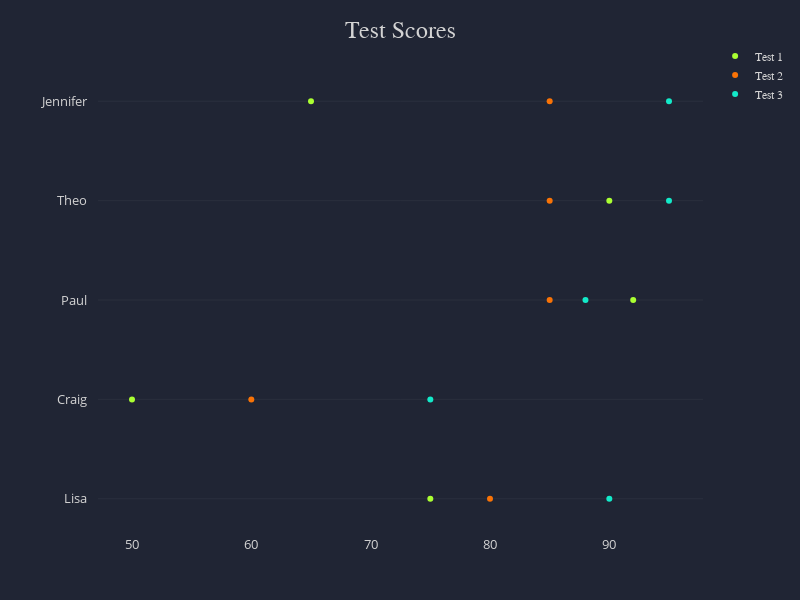

Write notebook code for a chart like this one.
### Markdown cell above
## Dot plot

### Code cell
index = ['Test 1', 'Test 2', 'Test 3']
values = {'Lisa': [75, 80, 90], 
         'Craig': [50, 60, 75],
         'Paul': [92, 85, 88],
         'Theo': [90, 85, 95],
         'Jennifer': [65, 85, 95]}

data = pd.DataFrame(data=values, index=index)

colors = ['lime', 'orange', 'aqua']
palette = chart.color_palette(palette_type='xkcd', palette=colors)
layout = chart.layout(title='Test Scores', color_palette=palette)
chart.dot(data, layout)

### Figure 1 — Plotly figure (JSON) as saved in the notebook; plotly's stock layout.template omitted (floating-point values rounded to 4 significant figures)
{"data": [{"mode": "markers", "name": "Test 1", "type": "scatter", "x": [75, 50, 92, 90, 65], "y": ["Lisa", "Craig", "Paul", "Theo", "Jennifer"]}, {"mode": "markers", "name": "Test 2", "type": "scatter", "x": [80, 60, 85, 85, 85], "y": ["Lisa", "Craig", "Paul", "Theo", "Jennifer"]}, {"mode": "markers", "name": "Test 3", "type": "scatter", "x": [90, 75, 88, 95, 95], "y": ["Lisa", "Craig", "Paul", "Theo", "Jennifer"]}], "layout": {"autosize": false, "colorway": ["#aaff32", "#f97306", "#13eac9"], "height": 600, "legend": {"bordercolor": "#202534", "borderwidth": 0, "font": {"color": "lightgrey", "family": "sans-serif", "size": 12}, "orientation": "v", "traceorder": "normal", "x": 1.02, "xanchor": "left", "y": 1, "yanchor": "middle"}, "margin": {"b": 75, "l": 75, "pad": 10, "r": 50, "t": 75}, "paper_bgcolor": "#202534", "plot_bgcolor": "#202534", "title": {"font": {"color": "lightgrey", "family": "sans-serif", "size": 24}, "text": "Test Scores", "x": 0.5}, "width": 800, "xaxis": {"autorange": true, "color": "lightgrey", "dtick": 1, "gridcolor": "#343846", "gridwidth": 0.5, "showgrid": false, "showline": false, "showticklabels": true, "tickfont": {"color": "lightgrey", "size": 13}, "tickformat": "", "tickmode": "auto", "title": {"font": {"color": "lightgrey", "family": "sans-serif", "size": 18}, "text": ""}, "type": "-", "zeroline": false, "zerolinecolor": "grey"}, "yaxis": {"autorange": true, "color": "lightgrey", "dtick": 1, "gridcolor": "#343846", "gridwidth": 0.5, "showgrid": true, "showline": false, "showticklabels": true, "tickfont": {"color": "lightgrey", "size": 13}, "tickformat": "", "tickmode": "array", "ticks": "", "tickvals": ["Lisa", "Craig", "Paul", "Theo", "Jennifer"], "title": {"font": {"color": "lightgrey", "family": "sans-serif", "size": 18}, "text": ""}, "type": "-", "zeroline": true, "zerolinecolor": "grey"}}}
